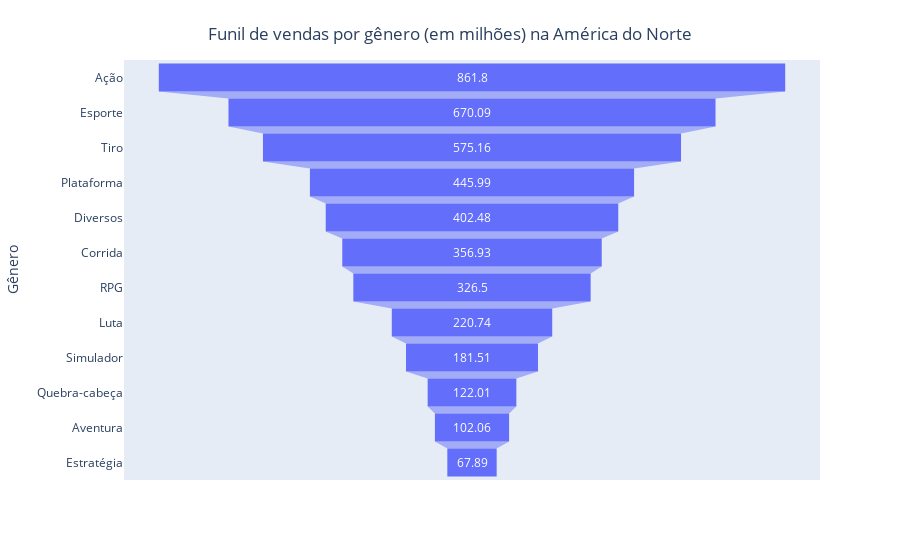

The cell this chart's notebook holds for it:
### Markdown cell above
#### Gêneros mais vendidos na América do Norte

### Code cell
# Visualizando o funil de vendas na América do Norte por gênero
fig = px.funnel(genres_na, y = genres_na.index, x = 'Vendas América do Norte')
fig.update_layout(
    title={
        'text': "Funil de vendas por gênero (em milhões) na América do Norte",
        'y':0.95,
        'x':0.5,
        'xanchor': 'center',
        'yanchor': 'top'})

fig.show()

### Figure 1 — Plotly figure (JSON) as saved in the notebook; plotly's stock layout.template omitted (floating-point values rounded to 4 significant figures)
{"data": [{"hovertemplate": "Vendas América do Norte=%{x}<br>Gênero=%{y}<extra></extra>", "legendgroup": "", "marker": {"color": "#636efa"}, "name": "", "orientation": "h", "showlegend": false, "type": "funnel", "x": [861.8, 670.1, 575.2, 446.0, 402.5, 356.9, 326.5, 220.7, 181.5, 122.0, 102.1, 67.89], "xaxis": "x", "y": ["Ação", "Esporte", "Tiro", "Plataforma", "Diversos", "Corrida", "RPG", "Luta", "Simulador", "Quebra-cabeça", "Aventura", "Estratégia"], "yaxis": "y"}], "layout": {"legend": {"tracegroupgap": 0}, "margin": {"t": 60}, "title": {"text": "Funil de vendas por gênero (em milhões) na América do Norte", "x": 0.5, "xanchor": "center", "y": 0.95, "yanchor": "top"}, "xaxis": {"anchor": "y", "domain": [0, 1], "title": {"text": "Vendas América do Norte"}}, "yaxis": {"anchor": "x", "domain": [0, 1], "title": {"text": "Gênero"}}}}
